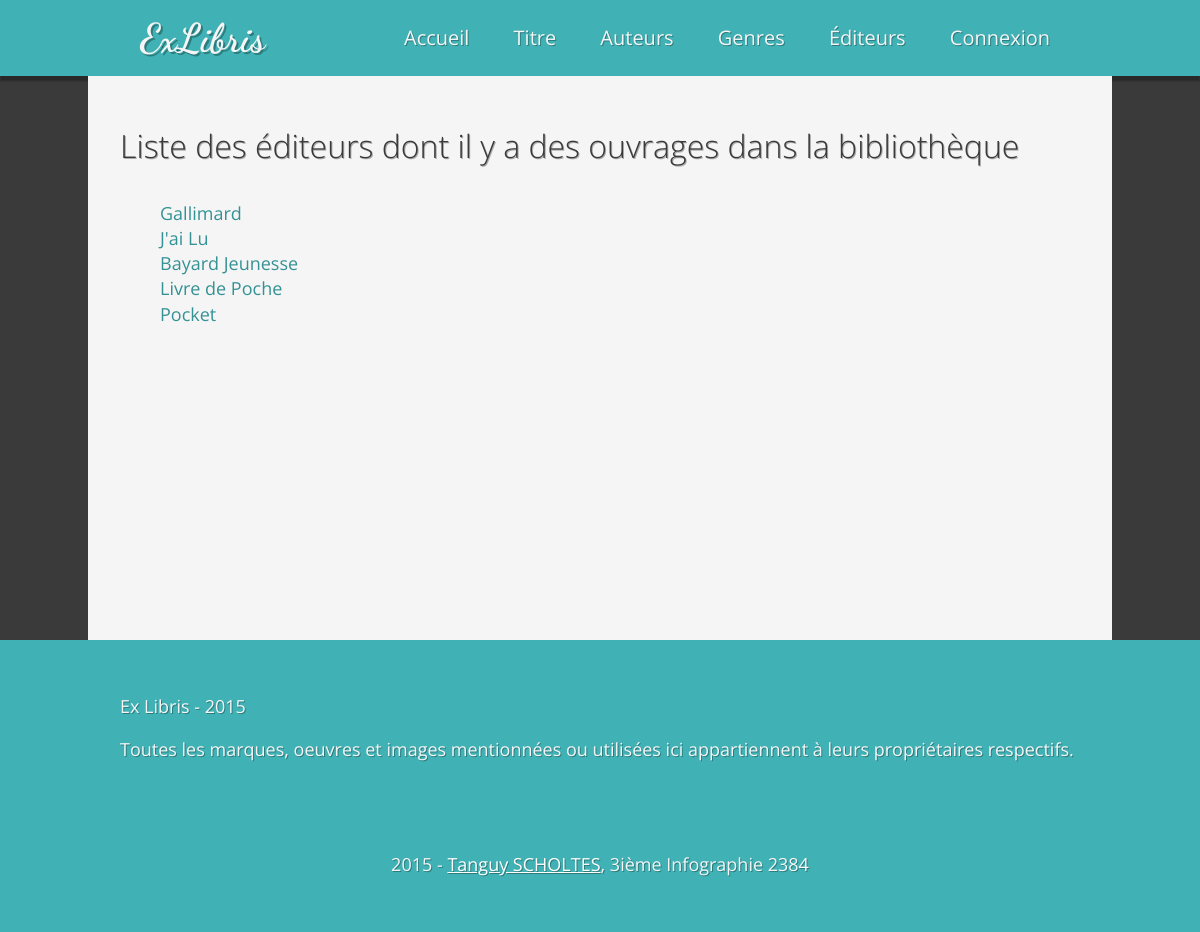
Screenshot of /?a=index&m=editor with the database file from the repository.
### tables this page shows
CREATE TABLE IF NOT EXISTS `editors` (
  `id` int(10) unsigned NOT NULL AUTO_INCREMENT,
  `name` varchar(255) NOT NULL,
  `slug` varchar(255) NOT NULL,
  `website` varchar(255) DEFAULT NULL,
  `logo` varchar(255) DEFAULT NULL,
  `created_at` timestamp NOT NULL DEFAULT CURRENT_TIMESTAMP,
  `updated_at` timestamp NOT NULL DEFAULT CURRENT_TIMESTAMP,
  PRIMARY KEY (`id`),
  UNIQUE KEY `id` (`id`)
);

### index.php (called while the page is built, shortened)
<?php
	include(CONFIG_DIR.'database.php');
	$controller = new $controllerName;
	$data = call_user_func([$controller, $a]);
	include(VIEW_DIR.'layout.php');

### config/database.php (called while the page is built, shortened)
<?php
	$options = [
		PDO::ATTR_DEFAULT_FETCH_MODE => PDO::FETCH_ASSOC,
		PDO::ATTR_ERRMODE            => PDO::ERRMODE_EXCEPTION
	];

### models/model.php (called while the page is built, shortened)
<?php
class Model
{
	protected $cx = null;
	private $table = '';
	function __construct($table)
	{
		global $options;
		$this->table = $table;
		try
		{
			$this->cx = new \PDO(DSN, USERNAME, PASSWORD, $options);
			$this->cx -> query('SET CHARACTER SET UTF8');
			$this->cx -> query('SET NAMES UTF8');
		}
		catch(\PDOException $e)
		{
			die($e -> getMessage());
		}
	}
	function all()
	{
		$sql = 'SELECT * from %s';
		return $this->cx -> query(sprintf($sql, $this->table));
	}
}

### models/editor.php (called while the page is built, shortened)
<?php
class Editor extends Model
{
	private $table = 'editors';
	function __construct(){
		parent::__construct($this->table);
	}
}

### controller/editorController.php (called while the page is built, shortened)
<?php
class EditorController extends BaseController
{
	function index()
	{
		$editor = new \Models\Editor;
		$data = $editor->all();
		$view = 'editorIndex.php';
		return [
			'view' => $view,
			'data' => $data
			];
	}
}

### views/editorIndex.php (the view, shortened to what this page needs)
<h1 class="content-title">Liste des éditeurs dont il y a des ouvrages dans la bibliothèque</h1>
<ul class="content-list">
	<?php foreach ($data['data'] as $editor): ?>
		<li class="content-list-item">
			<a class="content-list-link" href="?a=show&m=editor&editor_id=<?php echo $editor['id'] ?>"><?php echo $editor['name'] ?></a>
		</li>
	<?php endforeach ?>
</ul>

### css/styles.css (style rules this page uses)
html { font-size:100%;-ms-text-size-adjust:100%;-webkit-text-size-adjust:100% }
html,button,input,select,textarea { font-family:sans-serif }
body { margin:0 }
h1 { font-size:2em;margin:0.67em 0 }
dl,menu,ol,ul { margin:1em 0 }
menu,ol,ul { padding:0 0 0 40px }
html,button,input,select,textarea { color:#222 }
html { font-size:1em;line-height:1.4 }
html { background-color:#3a3a3a;width:100% }
body { width:100%;font-family:'Open Sans',sans-serif }
.content-title { margin:0 0 1em 0;padding-top:0.5em;text-shadow:1px 1px 0 rgba(0,0,0,0.3);font-weight:200 }
.content-list { list-style-type:none }
.content-list-link { font-size:1.125em;color:#349294;text-decoration:none }

### rows the page displays
editors: name "Gallimard"
editors: name "J'ai Lu"
editors: name "Bayard Jeunesse"
editors: name "Livre de Poche"
editors: name "Pocket"
